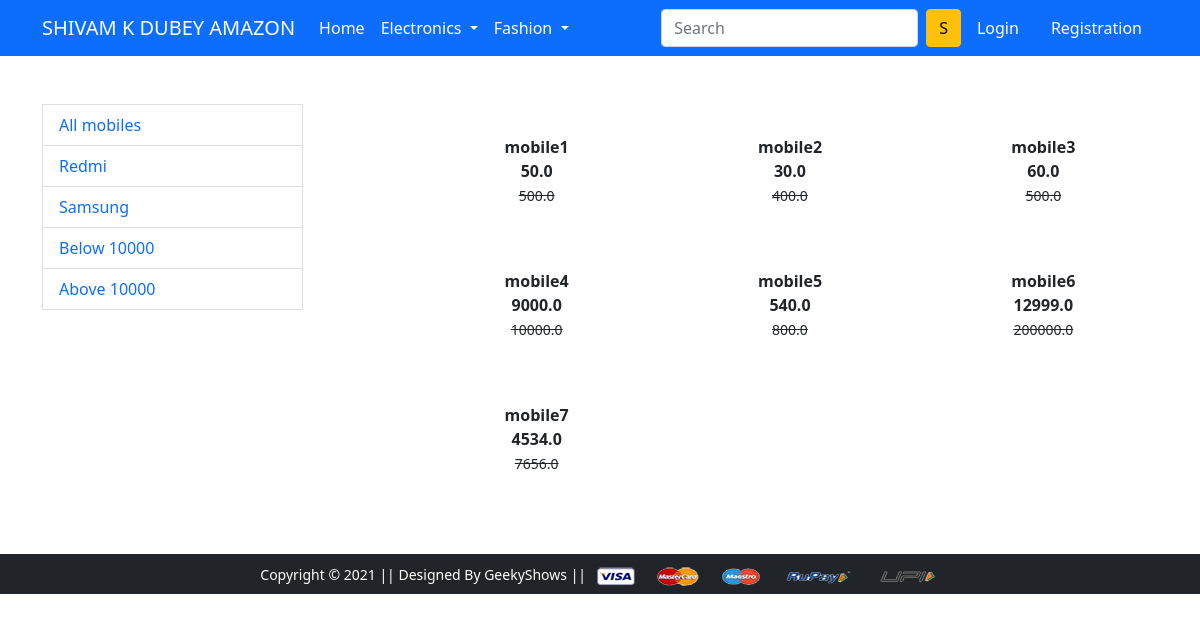
/mobile/, run on the app's committed database.
### app/models.py (models this page shows, shortened)
class Product(models.Model):
    title = models.CharField(max_length=100)
    selling_price = models.FloatField()
    discount_price = models.FloatField()
    description = models.TextField()
    brand = models.CharField(max_length=100)
    category = models.CharField(choices=CATEGORY_CHOICES,max_length=2)
    product_image = models.ImageField(upload_to='productimg')

### app/views.py (the view)
# urls.py: path('mobile/', views.mobile, name='mobile'),
def mobile(request,data=None):
 if data == None:
  mobiles = Product.objects.filter(category='M')
 elif data == 'Redmi' or data == 'Samsung':
  mobiles =  Product.objects.filter(category='M').filter(brand=data)
 elif data == 'below':
  mobiles = Product.objects.filter(category='M').filter(discount_price__lt = 10000)
 elif data == 'above':
  mobiles = Product.objects.filter(category='M').filter(discount_price__gt = 10000)
 return render(request, 'app/mobile.html',{'mobiles':mobiles})

### app/templates/app/mobile.html (shortened to what this page needs)
{% extends 'app/base.html' %}
{% load static %}
{% block main-content %}
<div class="container my-5">
 <div class="row">
  <div class="col-sm-3">
   <a href="{% url 'mobile' %}" class="list-group.item list-group-item list-group-tem-action"
      aria-current="true">All mobiles</a>
   <a href="{% url 'mobiledata' 'Redmi' %}" class="list-group.item list-group-item list-group-tem-action"
      aria-current="true">Redmi</a>
   <a href="{% url 'mobiledata' 'Samsung' %}" class="list-group.item list-group-item list-group-tem-action"
      aria-current="true">Samsung</a>
    <a href="{% url 'mobiledata' 'below' %}" class="list-group.item list-group-item list-group-tem-action"
      aria-current="true">Below 10000</a>
    <a href="{% url 'mobiledata' 'above' %}" class="list-group.item list-group-item list-group-tem-action"
      aria-current="true">Above 10000</a>
  </div>
  <div class="col-sm-8 offset-sm-1">
   <div class="row">
    {% for product in mobiles %}
    <div class="col-sm-4 text-center mb-4">
     <a href="{% url 'product-detail' product.id %}" class="btn">
      <div class="item">
       <div class="fw-bold">{{product.title}}</div>
       <div class="fw-bold">{{product.discount_price}}</div>
       <small class="fw-light text-decoration-line-through">{{product.selling_price}}</small>
      </div>
     </a>
    </div>
    {% endfor %}
   </div>
  </div>
 </div>
</div>
{% endblock main-content %}

### app/templates/app/base.html (shortened to what this page needs)
<!doctype html>
{% load static %}
<html lang="en">
  <head>
    <link href="https://cdn.jsdelivr.net/npm/bootstrap@5.0.0-beta1/dist/css/bootstrap.min.css" rel="stylesheet">
    <link rel="stylesheet" href="{% static 'app/css/owl.carousel.min.css' %}">
    <link rel="stylesheet" href="{% static 'app/css/all.min.css' %}">
    <link rel="stylesheet" href="{% static 'app/css/style.css' %}">
  </head>
  <body>
    <nav class="navbar navbar-expand-lg navbar-dark bg-primary">
     <div class="container">
       <a class="navbar-brand" href="/">SHIVAM K DUBEY AMAZON</a>
       <div class="collapse navbar-collapse" id="navbarSupportedContent">
         <ul class="navbar-nav me-auto mb-2 mb-lg-0">
           <li class="nav-item">
             <a class="nav-link active" aria-current="page" href="/">Home</a>
           </li>
           <li class="nav-item dropdown">
             <a class="nav-link dropdown-toggle text-white" href="#" id="electronicsDropdown" role="button" data-bs-toggle="dropdown" aria-expanded="false">
               Electronics
             </a>
           </li>
           <li class="nav-item dropdown">
             <a class="nav-link dropdown-toggle text-white" href="#" id="fashionDropdown" role="button" data-bs-toggle="dropdown" aria-expanded="false">
               Fashion
             </a>
           </li>
         </ul>
         <form class="d-flex" action="/articles/" method="GET">
           <input class="form-control me-2" type="search" placeholder="Search" aria-label="Search">
           <button class="btn btn-warning" type="submit">S</button>
         </form>
         <div>
          <ul class="navbar-nav me-auto mb-2 mb-lg-0">
              {% if request.user.is_authenticated %}
           <li class="nav-item dropdown mx-2">
              <a class="nav-link dropdown-toggle text-white" href="#" id="profileDropdown" role="button" data-bs-toggle="dropdown" aria-expanded="false">
                  {{request.user.username|capfirst}}
              </a>
              <ul class="dropdown-menu" aria-labelledby="profileDropdown">
                <li><a class="dropdown-item" href="{% url 'profile' %}">Profile</a></li>
                <li><a class="dropdown-item" href="{% url 'orders' %}">Orders</a></li>
                <li><a class="dropdown-item" href="{% url 'passwordchange' %}">Change Password</a></li>
                <li><a class="dropdown-item" href="{% url 'logout' %}">Logout</a></li>
              </ul>
            </li>
            <li class="nav-item mx-2">
             <a href="{% url 'showcart' %}" class="nav-link text-white"><span class="badge bg-danger">4</span> Cart </a>
            </li>
              {% else %}
            <li class="nav-item mx-2">
             <a href="{% url 'login' %}" class="nav-link text-white">Login</a>
            </li>
            <li class="nav-item mx-2">
             <a href="{% url 'customerregistration' %}" class="nav-link text-white">Registration</a>
            </li>
              {% endif %}
          </ul>
         </div>
       </div>
     </div>
    </nav>
    {% block main-content %} {% endblock main-content %}
    <footer class="container-fluid bg-dark text-center p-2 mt-5">
        <small class="text-white">Copyright &copy; 2021 || Designed By GeekyShows || </small>
        <img src="{% static 'app/images/payment.png' %}" alt="" srcset="" class="img-fluid" height="2px">
    </footer>
  </body>
</html>

### data on the page
Product: title "mobile1", discount_price "50.0", selling_price "500.0"
Product: title "mobile2", discount_price "30.0", selling_price "400.0"
Product: title "mobile3", discount_price "60.0", selling_price "500.0"
Product: title "mobile4", discount_price "9000.0", selling_price "10000.0"
Product: title "mobile5", discount_price "540.0", selling_price "800.0"
Product: title "mobile6", discount_price "12999.0", selling_price "200000.0"
Product: title "mobile7", discount_price "4534.0", selling_price "7656.0"
